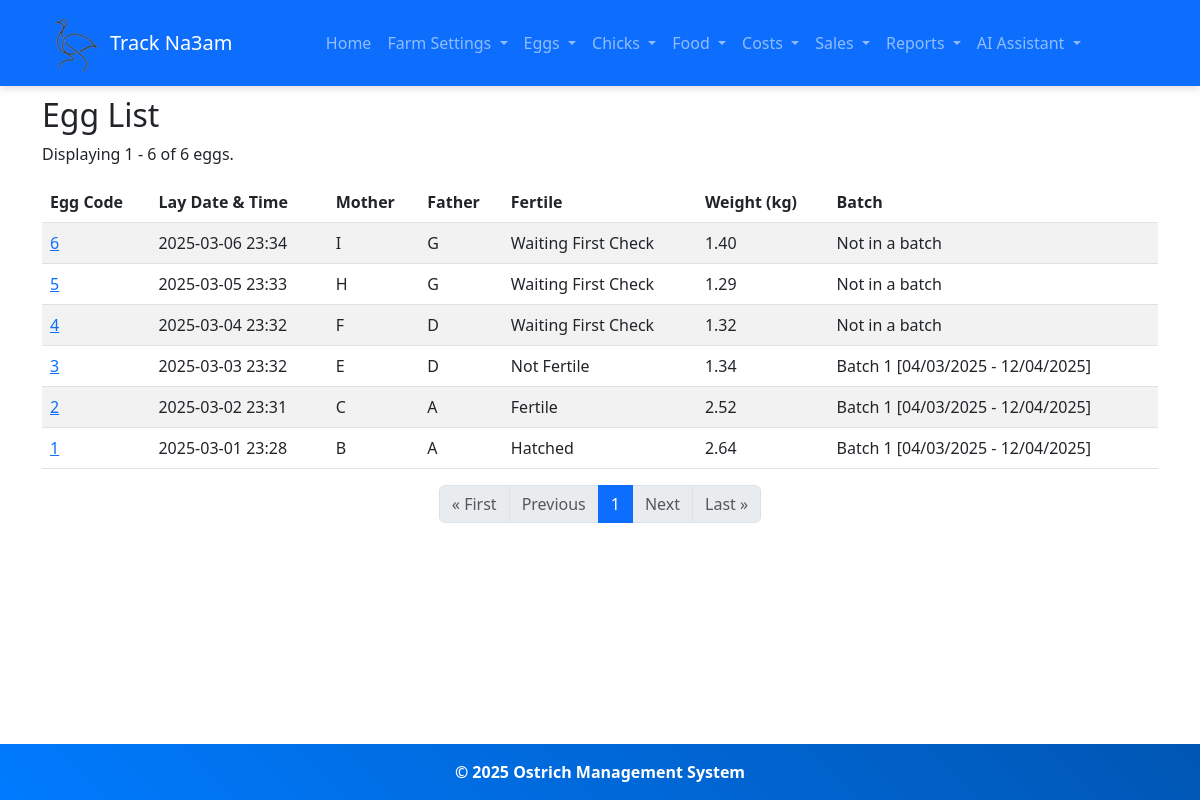
The page /egg-list/ on the database its author committed.
### ostrich/models.py (models this page shows, shortened)
class Egg(models.Model):
    sale_choices = (
        ('exists','exists'),
        ('sold','sold')
    )
    egg_code = models.CharField(max_length=50, unique=True)
    lay_date_time = models.DateTimeField(default=timezone.now)
    mother = models.ForeignKey('Ostrich', on_delete=models.PROTECT, related_name='eggs_laid', null=True, blank=True)
    father = models.ForeignKey('Ostrich', on_delete=models.PROTECT, related_name='eggs_fathered', null=True, blank=True)
    fertile = models.CharField(
        max_length=20,
        default='Waiting First Check',
        choices=[
            ('Waiting First Check', 'Waiting First Check'),
            ('Fertile', 'Fertile'),
            ('Not Fertile', 'Not Fertile')
        ]
    )
    weight = models.DecimalField(max_digits=5, decimal_places=2, null=True, blank=True)
    batch = models.ForeignKey('Batch', on_delete=models.SET_NULL, null=True, blank=True, related_name='eggs')
    status = models.CharField(max_length= 100, default="exists",choices = sale_choices, null=True)

class Ostrich(models.Model):
    gender_choices= (
        ('male','male'),
        ('female','female')
    )
    existance_choices = (
        ('exists','exists'),
        ('sold', 'sold'),
        ('slaughtered','Slaughtered')
    )
    family = models.ForeignKey(Family, on_delete=models.CASCADE, related_name='ostriches')
    name = models.CharField(max_length=100)
    age = models.IntegerField(blank=True, null=True)
    gender = models.CharField(max_length= 100, choices = gender_choices, null=True)
    status = models.CharField(max_length= 100, default="exists",choices = existance_choices, null=True)

class Batch(models.Model):
    creation_date = models.DateTimeField(default=timezone.now)
    first_check_date = models.DateTimeField(blank=True, null=True)
    finish_date = models.DateTimeField(blank=True, null=True)
    batch_code = models.CharField(max_length=100, unique=True, blank=True)

### ostrich/views.py (the view)
# urls.py: path('egg-list/', views.egg_list, name='egg_list'),
def egg_list(request):
    eggs = Egg.objects.all().order_by('-lay_date_time')  # Order by lay_date_time in descending order
    paginator = Paginator(eggs, 50)  # Show 50 eggs per page
    page_number = request.GET.get('page')  # Get the current page number from the URL
    page_eggs = paginator.get_page(page_number)  # Get the eggs for the requested page
    return render(request, 'eggs/egg_list.html', {'page_eggs': page_eggs})

### templates/eggs/egg_list.html
{% extends 'base.html' %}
{% block content %}
<h2>Egg List</h2>
<p>Displaying {{ page_eggs.start_index }} - {{ page_eggs.end_index }} of {{ page_eggs.paginator.count }} eggs.</p>
<table class="table table-striped">
    <thead>
        <tr>
            <th>Egg Code</th>
            <th>Lay Date & Time</th>
            <th>Mother</th>
            <th>Father</th>
            <th>Fertile</th>
            <th>Weight (kg)</th>
            <th>Batch</th>
        </tr>
    </thead>
    <tbody>
        <tbody>
            {% for egg in page_eggs %}
            <tr>
                <td><a href="{% url 'egg_detail' egg.egg_code %}">{{ egg.egg_code }}</a></td>
                <td>{{ egg.lay_date_time|date:"Y-m-d H:i" }}</td>
                <td>{{ egg.mother.name|default:"N/A" }}</td>
                <td>{{ egg.father.name|default:"N/A" }}</td>
                <td>{{ egg.fertile }}</td>
                <td>{{ egg.weight|default:"N/A" }}</td>
                <td>{{ egg.batch.batch_code|default:"Not in a batch" }}</td>
            </tr>
            {% empty %}
            <tr>
                <td colspan="7" class="text-center">No eggs available.</td>
            </tr>
            {% endfor %}
        </tbody>
    </tbody>
</table>
<nav aria-label="Page navigation">
    <ul class="pagination justify-content-center">
        {% if page_eggs.has_previous %}
        <li class="page-item">
            <a class="page-link" href="?page=1">&laquo; First</a>
        </li>
        <li class="page-item">
            <a class="page-link" href="?page={{ page_eggs.previous_page_number }}">Previous</a>
        </li>
        {% else %}
        <li class="page-item disabled">
            <a class="page-link" href="#" tabindex="-1" aria-disabled="true">&laquo; First</a>
        </li>
        <li class="page-item disabled">
            <a class="page-link" href="#" tabindex="-1" aria-disabled="true">Previous</a>
        </li>
        {% endif %}
        <li class="page-item active" aria-current="page">
            <span class="page-link">{{ page_eggs.number }}</span>
        </li>
        {% if page_eggs.has_next %}
        <li class="page-item">
            <a class="page-link" href="?page={{ page_eggs.next_page_number }}">Next</a>
        </li>
        <li class="page-item">
            <a class="page-link" href="?page={{ page_eggs.paginator.num_pages }}">Last &raquo;</a>
        </li>
        {% else %}
        <li class="page-item disabled">
            <a class="page-link" href="#" tabindex="-1" aria-disabled="true">Next</a>
        </li>
        <li class="page-item disabled">
            <a class="page-link" href="#" tabindex="-1" aria-disabled="true">Last &raquo;</a>
        </li>
        {% endif %}
    </ul>
</nav>
{% endblock %}

### rows shown on the page
Egg: egg_code "6", lay_date_time "2025-03-06 23:34", mother.name "I", father.name "G", fertile "Waiting First Check", weight "1.40", batch.batch_code "Not in a batch"
Egg: egg_code "5", lay_date_time "2025-03-05 23:33", mother.name "H", father.name "G", fertile "Waiting First Check", weight "1.29", batch.batch_code "Not in a batch"
Egg: egg_code "4", lay_date_time "2025-03-04 23:32", mother.name "F", father.name "D", fertile "Waiting First Check", weight "1.32", batch.batch_code "Not in a batch"
Egg: egg_code "3", lay_date_time "2025-03-03 23:32", mother.name "E", father.name "D", fertile "Not Fertile", weight "1.34", batch.batch_code "Batch 1 [04/03/2025 - 12/04/2025]"
Egg: egg_code "2", lay_date_time "2025-03-02 23:31", mother.name "C", father.name "A", fertile "Fertile", weight "2.52", batch.batch_code "Batch 1 [04/03/2025 - 12/04/2025]"
Egg: egg_code "1", lay_date_time "2025-03-01 23:28", mother.name "B", father.name "A", fertile "Hatched", weight "2.64", batch.batch_code "Batch 1 [04/03/2025 - 12/04/2025]"

### other values the page prints
{{ page_eggs.start_index }} "1"
{{ page_eggs.end_index }} "6"
{{ page_eggs.paginator.count }} "6"
{{ page_eggs.number }} "1"
